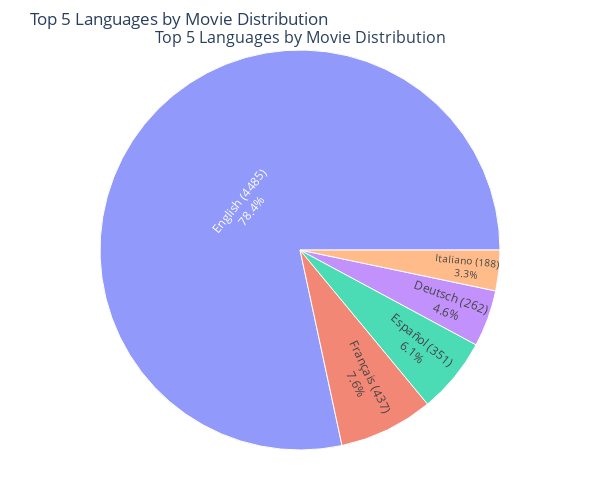

The notebook cell this image was saved under:
### Markdown cell above
<a id="linguistic-1"></a>
⬆️ [Tabel of Contents](#contents_label)
<h3 align="left"><font color=#3f0544>4.3.1 Top 5 Languages by Movie Distribution</font></h3

### Code cell
### 3. Linguistic Scope: Decoding Movie Count by Language

import plotly.graph_objects as go
from plotly.subplots import make_subplots
import plotly.express as px

# Filter the top 5 languages by movie counts for the sunburst chart
top_5_languages_by_count = top_languages_by_popularity.sort_values('count_of_movies', ascending=False).head(5)

# Creating subplots: 1 row for sunburst chart
fig = make_subplots(
    rows=1, cols=1,
    specs=[[{"type": "sunburst"}]],  # Chart type
    subplot_titles=['Top 5 Languages by Movie Distribution']
)

# Sunburst for movie counts (filtered for top 5 languages)
sunburst_chart = px.sunburst(
    top_5_languages_by_count,
    path=['spoken_languages'],
    values='count_of_movies',
    title='Top 5 Languages by Movie Counts'
)

# Customize the Sunburst chart to show movie count and percentage in the label
for trace in sunburst_chart['data']:
    trace['hovertemplate'] = (
        "<b>%{label}</b><br>"
        "Movie Count: %{value}<br>"
        "Popularity: %{color}<extra></extra>"
    )
    trace['textinfo'] = 'label+percent entry'  # Include labels and percentages inside the chart
    trace['texttemplate'] = '%{label} (%{value})<br>%{percentEntry:.1%}'  # Label format: Language (Count)

    fig.add_trace(trace, row=1, col=1)

# Update layout for better spacing and visibility
fig.update_layout(
    height=500,  # Adjusting the height to accommodate the chart
    width=600,  # Adjusting the width for better spacing
    title_text="Top 5 Languages by Movie Distribution",
    showlegend=False,  # Remove legend for simplicity
    margin=dict(l=50, r=50, t=50, b=50)  # Adjust margins for better alignment
)

# Show the figure
fig.show()

### Figure 1 — Plotly figure (JSON) as saved in the notebook; plotly's stock layout.template omitted (floating-point values rounded to 4 significant figures)
{"data": [{"branchvalues": "total", "domain": {"x": [0, 1], "y": [0, 1]}, "hovertemplate": "<b>%{label}</b><br>Movie Count: %{value}<br>Popularity: %{color}<extra></extra>", "ids": ["Deutsch", "English", "Español", "Français", "Italiano"], "labels": ["Deutsch", "English", "Español", "Français", "Italiano"], "name": "", "parents": ["", "", "", "", ""], "textinfo": "label+percent entry", "texttemplate": "%{label} (%{value})<br>%{percentEntry:.1%}", "type": "sunburst", "values": [262, 4485, 351, 437, 188]}], "layout": {"annotations": [{"font": {"size": 16}, "showarrow": false, "text": "Top 5 Languages by Movie Distribution", "x": 0.5, "xanchor": "center", "xref": "paper", "y": 1, "yanchor": "bottom", "yref": "paper"}], "height": 500, "margin": {"b": 50, "l": 50, "r": 50, "t": 50}, "showlegend": false, "title": {"text": "Top 5 Languages by Movie Distribution"}, "width": 600}}
